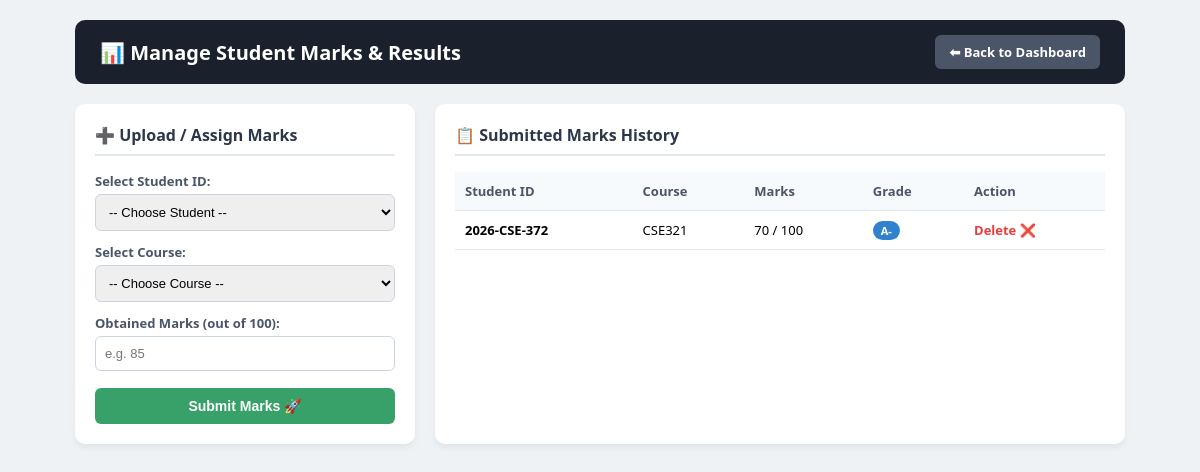
/manage_marks.php (signed in), run on the app's committed database.
### tables this page shows
CREATE TABLE `marks` (
  `id` int(11) NOT NULL,
  `student_id` varchar(50) NOT NULL,
  `course_code` varchar(20) NOT NULL,
  `course_name` varchar(100) NOT NULL,
  `marks` int(11) NOT NULL,
  `grade` varchar(5) NOT NULL,
  `posted_by` varchar(50) NOT NULL,
  `created_at` timestamp NOT NULL DEFAULT current_timestamp()
);

### manage_marks.php (the view, shortened to what this page needs)
<?php
require_once 'config.php';
$teacher_username = $_SESSION['username'];
$stmt_marks = $conn->prepare("SELECT * FROM marks WHERE posted_by = ? ORDER BY id DESC");
$stmt_marks->bind_param("s", $teacher_username);
$stmt_marks->execute();
$marks_list = $stmt_marks->get_result();
?>
<!DOCTYPE html>
<html lang="en">
<head>
</head>
<body>
<div class="container">
    <div class="header">
        <h2>📊 Manage Student Marks & Results</h2>
        <a href="teacher_dashboard.php" class="btn-back">⬅ Back to Dashboard</a>
    </div>
    <div class="main-grid">
        <div class="card">
            <h3>➕ Upload / Assign Marks</h3>
            <form action="" method="POST">
                <div class="form-group">
                    <label>Select Student ID:</label>
                    <select name="student_id" required>
                        <option value="">-- Choose Student --</option>
                    </select>
                </div>
                <div class="form-group">
                    <label>Select Course:</label>
                    <select name="course_info" required>
                        <option value="">-- Choose Course --</option>
                    </select>
                </div>
                <div class="form-group">
                    <label>Obtained Marks (out of 100):</label>
                    <input type="number" name="marks" min="0" max="100" placeholder="e.g. 85" required>
                </div>
                <button type="submit" name="submit_marks" class="btn-submit">Submit Marks 🚀</button>
            </form>
        </div>
        <div class="card">
            <h3>📋 Submitted Marks History</h3>
            <table>
                <thead>
                    <tr>
                        <th>Student ID</th>
                        <th>Course</th>
                        <th>Marks</th>
                        <th>Grade</th>
                        <th>Action</th>
                    </tr>
                </thead>
                <tbody>
                    <?php if ($marks_list && $marks_list->num_rows > 0): ?>
                        <?php while ($m = $marks_list->fetch_assoc()): ?>
                            <tr>
                                <td><b><?php echo htmlspecialchars($m['student_id']); ?></b></td>
                                <td><?php echo htmlspecialchars($m['course_code']); ?></td>
                                <td><?php echo $m['marks']; ?> / 100</td>
                                <td><span class="badge-grade"><?php echo $m['grade']; ?></span></td>
                                <td>
                                    <a href="manage_marks.php?delete_mark_id=<?php echo $m['id']; ?>" class="btn-del" onclick="return confirm('Delete this mark entry?');">Delete ❌</a>
                                </td>
                            </tr>
                        <?php endwhile; ?>
                    <?php else: ?>
                        <tr>
                            <td colspan="5" style="text-align: center; color: #a0aec0; padding: 15px;">No marks entry found.</td>
                        </tr>
                    <?php endif; ?>
                </tbody>
            </table>
        </div>
    </div>
</div>
</body>
</html>

### manage_marks.php (style rules this page uses)
body { font-family: 'Segoe UI', Tahoma, Geneva, Verdana, sans-serif; background: #eef2f5; margin: 0; padding: 20px; }
.container { max-width: 1050px; margin: 0 auto; }
.header { display: flex; justify-content: space-between; align-items: center; background: #1a202c; color: white; padding: 15px 25px; border-radius: 10px; margin-bottom: 20px; }
.header h2 { margin: 0; font-size: 20px; }
.btn-back { background: #4a5568; color: white; padding: 8px 14px; text-decoration: none; border-radius: 6px; font-weight: bold; font-size: 13px; }
.main-grid { display: grid; grid-template-columns: 340px 1fr; gap: 20px; }
.card { background: white; padding: 20px; border-radius: 10px; box-shadow: 0 4px 6px rgba(0,0,0,0.05); }
.card h3 { margin-top: 0; color: #2d3748; border-bottom: 2px solid #e2e8f0; padding-bottom: 8px; font-size: 16px; }
.form-group { margin-bottom: 12px; }
label { display: block; font-size: 13px; font-weight: bold; color: #4a5568; margin-bottom: 4px; }
input, select { width: 100%; padding: 9px; border: 1px solid #cbd5e0; border-radius: 6px; box-sizing: border-box; font-size: 13px; }
.btn-submit { width: 100%; background: #38a169; color: white; border: none; padding: 10px; border-radius: 6px; font-weight: bold; cursor: pointer; margin-top: 5px; font-size: 14px; }
table { width: 100%; border-collapse: collapse; margin-top: 10px; }
th, td { padding: 10px; text-align: left; border-bottom: 1px solid #e2e8f0; font-size: 13px; }
th { background: #f7fafc; color: #4a5568; }
.badge-grade { background: #3182ce; color: white; padding: 2px 8px; border-radius: 10px; font-weight: bold; font-size: 11px; }
.btn-del { color: #e53e3e; text-decoration: none; font-weight: bold; }

### data on the page
marks: student "2026-CSE-372", course_code "CSE321", marks "70", grade "A-"
